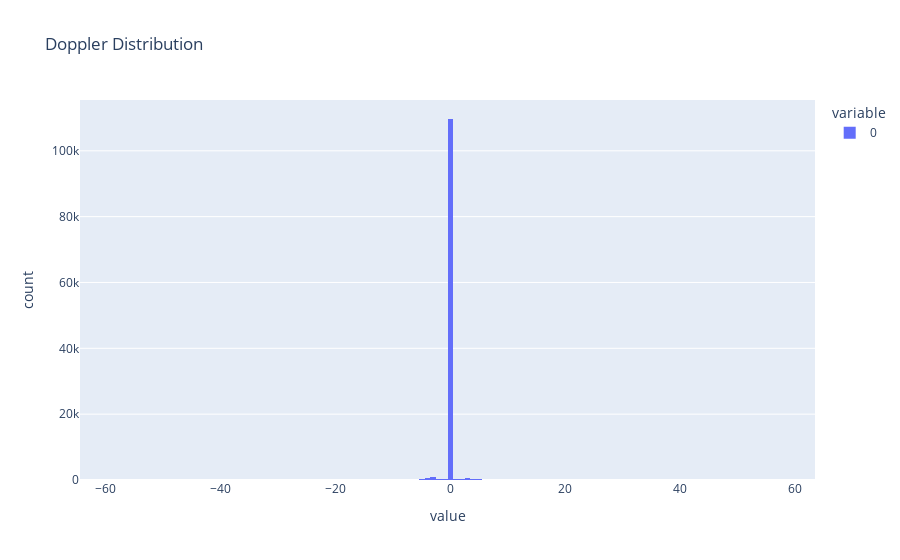

The notebook cell saved with this chart:
### Code cell
# Identify the Stationary / Clutter bin
all_doppler = micro_df.select(pl.col("dopplerIdx").list.explode()).to_series()
print(f"Min Doppler: {all_doppler.min()}")
print(f"Max Doppler: {all_doppler.max()}")

px.histogram(all_doppler.to_numpy(), title="Doppler Distribution").show()

### Figure 1 — Plotly figure (JSON) as saved in the notebook; plotly's stock layout.template omitted (floating-point values rounded to 4 significant figures; data arrays with more than 128 entries replaced by an {"elided": "..."} marker saying what was removed)
{"data": [{"bingroup": "x", "hovertemplate": "variable=0<br>value=%{x}<br>count=%{y}<extra></extra>", "legendgroup": "0", "marker": {"color": "#636efa", "pattern": {"shape": ""}}, "name": "0", "orientation": "v", "showlegend": true, "type": "histogram", "x": {"elided": "116018 float values"}, "xaxis": "x", "yaxis": "y"}], "layout": {"barmode": "relative", "legend": {"title": {"text": "variable"}, "tracegroupgap": 0}, "title": {"text": "Doppler Distribution"}, "xaxis": {"anchor": "y", "domain": [0, 1], "title": {"text": "value"}}, "yaxis": {"anchor": "x", "domain": [0, 1], "title": {"text": "count"}}}}
